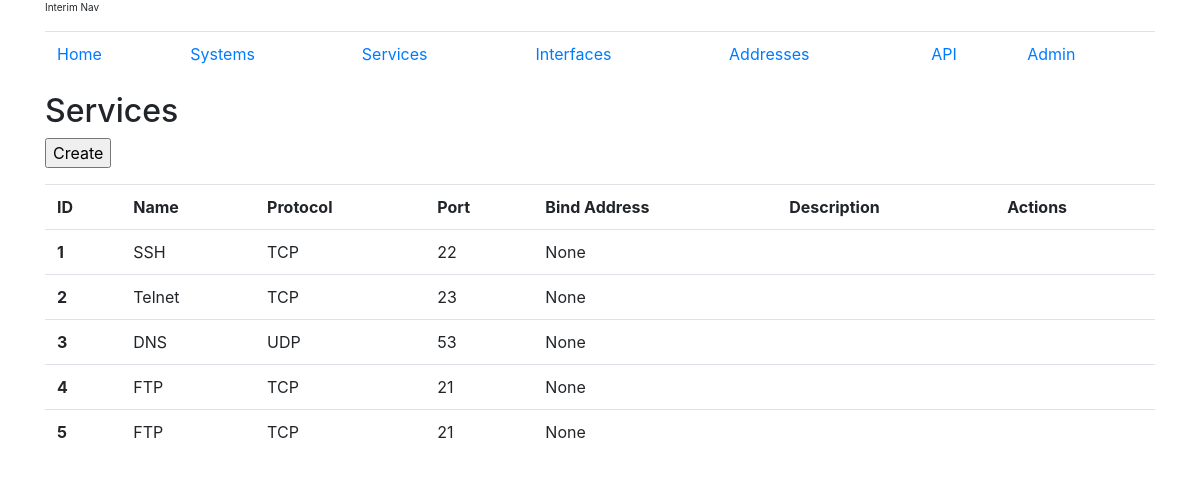
Page /services/ on the committed database.
### webway/models.py (models this page shows, shortened)
class Service(models.Model):
    name = models.CharField(max_length=255)
    TCP = "TCP"
    UDP = "UDP"
    ETHER = "ETH"
    PROTO_CHOICES = (
        (TCP, "TCP"),
        (UDP, "UDP"),
        (ETHER, "Ethernet")
    )
    protocol = models.CharField(choices=PROTO_CHOICES,
                                max_length=255,
                                default=TCP)
    port = models.SmallIntegerField(blank=True, null=True)
    description = models.TextField(blank=True)
    bind_addr = models.ForeignKey(NetworkAddress, blank=True, null=True, on_delete=models.CASCADE)

### webway/views.py (the view)
# urls.py: path('services/', ServiceListView.as_view()),
class ServiceListView(generic.ListView):
    model = Service
    template_name = "webway/service_list.html"
    context_object_name = "services"

### webway/templates/webway/service_list.html (shortened to what this page needs)
{% extends 'webway/base.html' %}
{% load static %}
{% block content %}
    <h2>Services</h2>
    <form action="/services/create/">
        <input type="submit" value="Create"></form>
    <table class="table">
        <tr>
            <th>ID</th>
            <th>Name</th>
            <th>Protocol</th>
            <th>Port</th>
            <th>Bind Address</th>
            <th>Description</th>
            <th>Actions</th>
        </tr>
    {% for service in services %}
        <tr>
            <th>{{ service.id }}</th>
            <td>{{ service.name }}</td>
            <td>{{ service.protocol }}</td>
            <td>{{ service.port }}</td>
            <td>{{ service.bind_addr }}</td>
            <td>{{ service.description }}</td>
            <td></td>
        </tr>
    {% endfor %}
    </table>
{% endblock %}

### webway/templates/webway/base.html (shortened to what this page needs)
{% load static %}
<html>
    <head>
        <link rel="stylesheet" href="{%  static 'css/bootstrap.css' %}">
    </head>
    <body>
        <div class="container">
            {% include 'webway/header.html' %}
            {% block content %}
            {% endblock %}
        </div>
    </body>
</html>

### webway/templates/webway/header.html
<div>
    <p style="font-size:x-small">Interim Nav</p>
    <table class="table">
        <tr>
            <td><a href="/">Home</a></td>
            <td><a href="/systems">Systems</a></td>
            <td><a href="/services">Services</a></td>
            <td><a href="/interfaces">Interfaces</a></td>
            <td><a href="/addresses">Addresses</a></td>
            <td><a href="/api">API</a></td>
            <td><a href="/admin">Admin</a></td>
        </tr>
    </table>
</div>

### rows in the picture
Service: id "1", name "SSH", protocol "TCP", port "22", bind_addr "None"
Service: id "2", name "Telnet", protocol "TCP", port "23", bind_addr "None"
Service: id "3", name "DNS", protocol "UDP", port "53", bind_addr "None"
Service: id "4", name "FTP", protocol "TCP", port "21", bind_addr "None"
Service: id "5", name "FTP", protocol "TCP", port "21", bind_addr "None"
